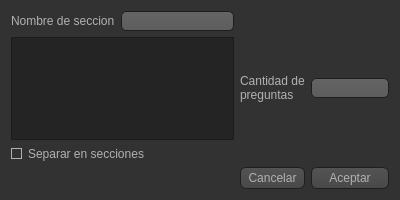
<?xml version="1.0" encoding="UTF-8"?>
<ui version="4.0">
 <class>SectionDialog</class>
 <widget class="QDialog" name="SectionDialog">
  <property name="geometry">
   <rect>
    <x>0</x>
    <y>0</y>
    <width>400</width>
    <height>200</height>
   </rect>
  </property>
  <property name="windowTitle">
   <string>Dialog</string>
  </property>
  <property name="styleSheet">
   <string notr="true">QToolTip
{
     border: 1px solid black;
     background-color: #ffa02f;
     padding: 1px;
     border-radius: 3px;
     opacity: 100;
}

QWidget
{
    color: #b1b1b1;
    background-color: #323232;
}

QWidget:item:hover
{
    background-color: QLinearGradient( x1: 0, y1: 0, x2: 0, y2: 1, stop: 0 #ffa02f, stop: 1 #ca0619);
    color: #000000;
}

QWidget:item:selected
{
    background-color: QLinearGradient( x1: 0, y1: 0, x2: 0, y2: 1, stop: 0 #ffa02f, stop: 1 #d7801a);
}

QMenuBar::item
{
    background: transparent;
}

QMenuBar::item:selected
{
    background: transparent;
    border: 1px solid #ffaa00;
}

QMenuBar::item:pressed
{
    background: #444;
    border: 1px solid #000;
    background-color: QLinearGradient(
        x1:0, y1:0,
        x2:0, y2:1,
        stop:1 #212121,
        stop:0.4 #343434/*,
        stop:0.2 #343434,
        stop:0.1 #ffaa00*/
    );
    margin-bottom:-1px;
    padding-bottom:1px;
}

QMenu
{
    border: 1px solid #000;
}

QMenu::item
{
    padding: 2px 20px 2px 20px;
}

QMenu::item:selected
{
    color: #000000;
}

QWidget:disabled
{
    color: #404040;
    background-color: #323232;
}

QAbstractItemView
{
    background-color: QLinearGradient( x1: 0, y1: 0, x2: 0, y2: 1, stop: 0 #4d4d4d, stop: 0.1 #646464, stop: 1 #5d5d5d);
}

QWidget:focus
{
    /*border: 2px solid QLinearGradient( x1: 0, y1: 0, x2: 0, y2: 1, stop: 0 #ffa02f, stop: 1 #d7801a);*/
}

QLineEdit
{
    background-color: QLinearGradient( x1: 0, y1: 0, x2: 0, y2: 1, stop: 0 #4d4d4d, stop: 0 #646464, stop: 1 #5d5d5d);
    padding: 1px;
    border-style: solid;
    border: 1px solid #1e1e1e;
    border-radius: 5;
}

QPushButton
{
    color: #b1b1b1;
    background-color: QLinearGradient( x1: 0, y1: 0, x2: 0, y2: 1, stop: 0 #565656, stop: 0.1 #525252, stop: 0.5 #4e4e4e, stop: 0.9 #4a4a4a, stop: 1 #464646);
    border-width: 1px;
    border-color: #1e1e1e;
    border-style: solid;
    border-radius: 6;
    padding: 3px;
    font-size: 12px;
    padding-left: 5px;
    padding-right: 5px;
}

QPushButton:pressed
{
    background-color: QLinearGradient( x1: 0, y1: 0, x2: 0, y2: 1, stop: 0 #2d2d2d, stop: 0.1 #2b2b2b, stop: 0.5 #292929, stop: 0.9 #282828, stop: 1 #252525);
}

QComboBox
{
    selection-background-color: #ffaa00;
    border-style: solid;
    border: 1px solid #1e1e1e;
    border-radius: 5;
    padding-top: 3px;
    padding-left: 4px;
    background-color: QLinearGradient( x1: 0, y1: 0, x2: 0, y2: 1, stop: 0 #565656, stop: 0.1 #525252, stop: 0.5 #4e4e4e, stop: 0.9 #4a4a4a, stop: 1 #464646);
    selection-background-color: #ffaa00;
}

QComboBox:hover,QPushButton:hover
{
    border: 2px solid QLinearGradient( x1: 0, y1: 0, x2: 0, y2: 1, stop: 0 #ffa02f, stop: 1 #d7801a);
}

QComboBox:on
{
    padding-top: 3px;
    padding-left: 4px;
    background-color: QLinearGradient( x1: 0, y1: 0, x2: 0, y2: 1, stop: 0 #2d2d2d, stop: 0.1 #2b2b2b, stop: 0.5 #292929, stop: 0.9 #282828, stop: 1 #252525);
    selection-background-color: #ffaa00;
}

QComboBox QAbstractItemView
{
    color: white;
    border: 2px solid darkgray;
    selection-background-color: QLinearGradient( x1: 0, y1: 0, x2: 0, y2: 1, stop: 0 #ffa02f, stop: 1 #d7801a);
}

QComboBox::drop-down
{
     subcontrol-origin: padding;
     subcontrol-position: top right;
     width: 15px;

     border-left-width: 0px;
     border-left-color: darkgray;
     border-left-style: solid; /* just a single line */
     border-top-right-radius: 3px; /* same radius as the QComboBox */
     border-bottom-right-radius: 3px;
 }

QComboBox::down-arrow
{
     image: url(:/icons/down_arrow.png);
}

QGroupBox:focus
{
border: 2px solid QLinearGradient( x1: 0, y1: 0, x2: 0, y2: 1, stop: 0 #ffa02f, stop: 1 #d7801a);
}

QTextEdit:focus
{
    border: 2px solid QLinearGradient( x1: 0, y1: 0, x2: 0, y2: 1, stop: 0 #ffa02f, stop: 1 #d7801a);
}

QScrollBar:horizontal {
     border: 1px solid #222222;
     background: QLinearGradient( x1: 0, y1: 0, x2: 0, y2: 1, stop: 0.0 #121212, stop: 0.2 #282828, stop: 1 #484848);
     height: 7px;
     margin: 0px 16px 0 16px;
}

QScrollBar::handle:horizontal
{
      background: QLinearGradient( x1: 0, y1: 0, x2: 1, y2: 0, stop: 0 #ffa02f, stop: 0.5 #d7801a, stop: 1 #ffa02f);
      min-height: 20px;
      border-radius: 2px;
}

QScrollBar::add-line:horizontal {
      border: 1px solid #1b1b19;
      border-radius: 2px;
      background: QLinearGradient( x1: 0, y1: 0, x2: 1, y2: 0, stop: 0 #ffa02f, stop: 1 #d7801a);
      width: 14px;
      subcontrol-position: right;
      subcontrol-origin: margin;
}

QScrollBar::sub-line:horizontal {
      border: 1px solid #1b1b19;
      border-radius: 2px;
      background: QLinearGradient( x1: 0, y1: 0, x2: 1, y2: 0, stop: 0 #ffa02f, stop: 1 #d7801a);
      width: 14px;
     subcontrol-position: left;
     subcontrol-origin: margin;
}

QScrollBar::right-arrow:horizontal, QScrollBar::left-arrow:horizontal
{
      border: 1px solid black;
      width: 1px;
      height: 1px;
      background: white;
}

QScrollBar::add-page:horizontal, QScrollBar::sub-page:horizontal
{
      background: none;
}

QScrollBar:vertical
{
      background: QLinearGradient( x1: 0, y1: 0, x2: 1, y2: 0, stop: 0.0 #121212, stop: 0.2 #282828, stop: 1 #484848);
      width: 7px;
      margin: 16px 0 16px 0;
      border: 1px solid #222222;
}

QScrollBar::handle:vertical
{
      background: QLinearGradient( x1: 0, y1: 0, x2: 0, y2: 1, stop: 0 #ffa02f, stop: 0.5 #d7801a, stop: 1 #ffa02f);
      min-height: 20px;
      border-radius: 2px;
}

QScrollBar::add-line:vertical
{
      border: 1px solid #1b1b19;
      border-radius: 2px;
      background: QLinearGradient( x1: 0, y1: 0, x2: 0, y2: 1, stop: 0 #ffa02f, stop: 1 #d7801a);
      height: 14px;
      subcontrol-position: bottom;
      subcontrol-origin: margin;
}

QScrollBar::sub-line:vertical
{
      border: 1px solid #1b1b19;
      border-radius: 2px;
      background: QLinearGradient( x1: 0, y1: 0, x2: 0, y2: 1, stop: 0 #d7801a, stop: 1 #ffa02f);
      height: 14px;
      subcontrol-position: top;
      subcontrol-origin: margin;
}

QScrollBar::up-arrow:vertical, QScrollBar::down-arrow:vertical
{
      border: 1px solid black;
      width: 1px;
      height: 1px;
      background: white;
}


QScrollBar::add-page:vertical, QScrollBar::sub-page:vertical
{
      background: none;
}

QTextEdit
{
    background-color: #242424;
}

QPlainTextEdit
{
    background-color: #242424;
}

QHeaderView::section
{
    background-color: QLinearGradient(x1:0, y1:0, x2:0, y2:1, stop:0 #616161, stop: 0.5 #505050, stop: 0.6 #434343, stop:1 #656565);
    color: white;
    padding-left: 4px;
    border: 1px solid #6c6c6c;
}

QCheckBox:disabled
{
color: #414141;
}

QDockWidget::title
{
    text-align: center;
    spacing: 3px; /* spacing between items in the tool bar */
    background-color: QLinearGradient(x1:0, y1:0, x2:0, y2:1, stop:0 #323232, stop: 0.5 #242424, stop:1 #323232);
}

QDockWidget::close-button, QDockWidget::float-button
{
    text-align: center;
    spacing: 1px; /* spacing between items in the tool bar */
    background-color: QLinearGradient(x1:0, y1:0, x2:0, y2:1, stop:0 #323232, stop: 0.5 #242424, stop:1 #323232);
}

QDockWidget::close-button:hover, QDockWidget::float-button:hover
{
    background: #242424;
}

QDockWidget::close-button:pressed, QDockWidget::float-button:pressed
{
    padding: 1px -1px -1px 1px;
}

QMainWindow::separator
{
    background-color: QLinearGradient(x1:0, y1:0, x2:0, y2:1, stop:0 #161616, stop: 0.5 #151515, stop: 0.6 #212121, stop:1 #343434);
    color: white;
    padding-left: 4px;
    border: 1px solid #4c4c4c;
    spacing: 3px; /* spacing between items in the tool bar */
}

QMainWindow::separator:hover
{

    background-color: QLinearGradient(x1:0, y1:0, x2:0, y2:1, stop:0 #d7801a, stop:0.5 #b56c17 stop:1 #ffa02f);
    color: white;
    padding-left: 4px;
    border: 1px solid #6c6c6c;
    spacing: 3px; /* spacing between items in the tool bar */
}

QToolBar::handle
{
     spacing: 3px; /* spacing between items in the tool bar */
     background: url(:/icons/handle.png);
}

QMenu::separator
{
    height: 2px;
    background-color: QLinearGradient(x1:0, y1:0, x2:0, y2:1, stop:0 #161616, stop: 0.5 #151515, stop: 0.6 #212121, stop:1 #343434);
    color: white;
    padding-left: 4px;
    margin-left: 10px;
    margin-right: 5px;
}

QProgressBar
{
    border: 2px solid grey;
    border-radius: 5px;
    text-align: center;
}

QProgressBar::chunk
{
    background-color: #d7801a;
    width: 2.15px;
    margin: 0.5px;
}

QTabBar::tab {
    color: #b1b1b1;
    border: 1px solid #444;
    border-bottom-style: none;
    background-color: #323232;
    padding-left: 10px;
    padding-right: 10px;
    padding-top: 3px;
    padding-bottom: 2px;
    margin-right: -1px;
}

QTabWidget::pane {
    border: 1px solid #444;
    top: 1px;
}

QTabBar::tab:last
{
    margin-right: 0; /* the last selected tab has nothing to overlap with on the right */
    border-top-right-radius: 3px;
}

QTabBar::tab:first:!selected
{
 margin-left: 0px; /* the last selected tab has nothing to overlap with on the right */


    border-top-left-radius: 3px;
}

QTabBar::tab:!selected
{
    color: #b1b1b1;
    border-bottom-style: solid;
    margin-top: 3px;
    background-color: QLinearGradient(x1:0, y1:0, x2:0, y2:1, stop:1 #212121, stop:.4 #343434);
}

QTabBar::tab:selected
{
    border-top-left-radius: 3px;
    border-top-right-radius: 3px;
    margin-bottom: 0px;
}

QTabBar::tab:!selected:hover
{
    /*border-top: 2px solid #ffaa00;
    padding-bottom: 3px;*/
    border-top-left-radius: 3px;
    border-top-right-radius: 3px;
    background-color: QLinearGradient(x1:0, y1:0, x2:0, y2:1, stop:1 #212121, stop:0.4 #343434, stop:0.2 #343434, stop:0.1 #ffaa00);
}

QRadioButton::indicator:checked, QRadioButton::indicator:unchecked{
    color: #b1b1b1;
    background-color: #323232;
    border: 1px solid #b1b1b1;
    border-radius: 6px;
}

QRadioButton::indicator:checked
{
    background-color: qradialgradient(
        cx: 0.5, cy: 0.5,
        fx: 0.5, fy: 0.5,
        radius: 1.0,
        stop: 0.25 #ffaa00,
        stop: 0.3 #323232
    );
}

QCheckBox::indicator{
    color: #b1b1b1;
    background-color: #323232;
    border: 1px solid #b1b1b1;
    width: 9px;
    height: 9px;
}

QRadioButton::indicator
{
    border-radius: 6px;
}

QRadioButton::indicator:hover, QCheckBox::indicator:hover
{
    border: 1px solid #ffaa00;
}

QCheckBox::indicator:checked
{
    image:url(:/icons/checkbox.png);
}

QCheckBox::indicator:disabled, QRadioButton::indicator:disabled
{
    border: 1px solid #444;
}</string>
  </property>
  <layout class="QGridLayout" name="gridLayout">
   <item row="0" column="0">
    <layout class="QHBoxLayout" name="horizontalLayout">
     <item>
      <widget class="QLabel" name="label_2">
       <property name="text">
        <string>Nombre de seccion</string>
       </property>
      </widget>
     </item>
     <item>
      <widget class="QLineEdit" name="SectionNameBox"/>
     </item>
    </layout>
   </item>
   <item row="1" column="0">
    <widget class="QTextBrowser" name="SectionOutput"/>
   </item>
   <item row="1" column="1">
    <widget class="QLabel" name="label">
     <property name="text">
      <string>Cantidad de&lt;br&gt;preguntas</string>
     </property>
    </widget>
   </item>
   <item row="1" column="2">
    <widget class="QLineEdit" name="amountText"/>
   </item>
   <item row="2" column="0">
    <widget class="QCheckBox" name="separateCheckBox">
     <property name="text">
      <string>Separar en secciones</string>
     </property>
    </widget>
   </item>
   <item row="3" column="0">
    <spacer name="horizontalSpacer">
     <property name="orientation">
      <enum>Qt::Horizontal</enum>
     </property>
     <property name="sizeHint" stdset="0">
      <size>
       <width>227</width>
       <height>20</height>
      </size>
     </property>
    </spacer>
   </item>
   <item row="3" column="1">
    <widget class="QPushButton" name="SectionDialogCancel">
     <property name="text">
      <string>Cancelar</string>
     </property>
    </widget>
   </item>
   <item row="3" column="2">
    <widget class="QPushButton" name="SectionDialogOk">
     <property name="text">
      <string>Aceptar</string>
     </property>
    </widget>
   </item>
  </layout>
 </widget>
 <resources/>
 <connections/>
</ui>
